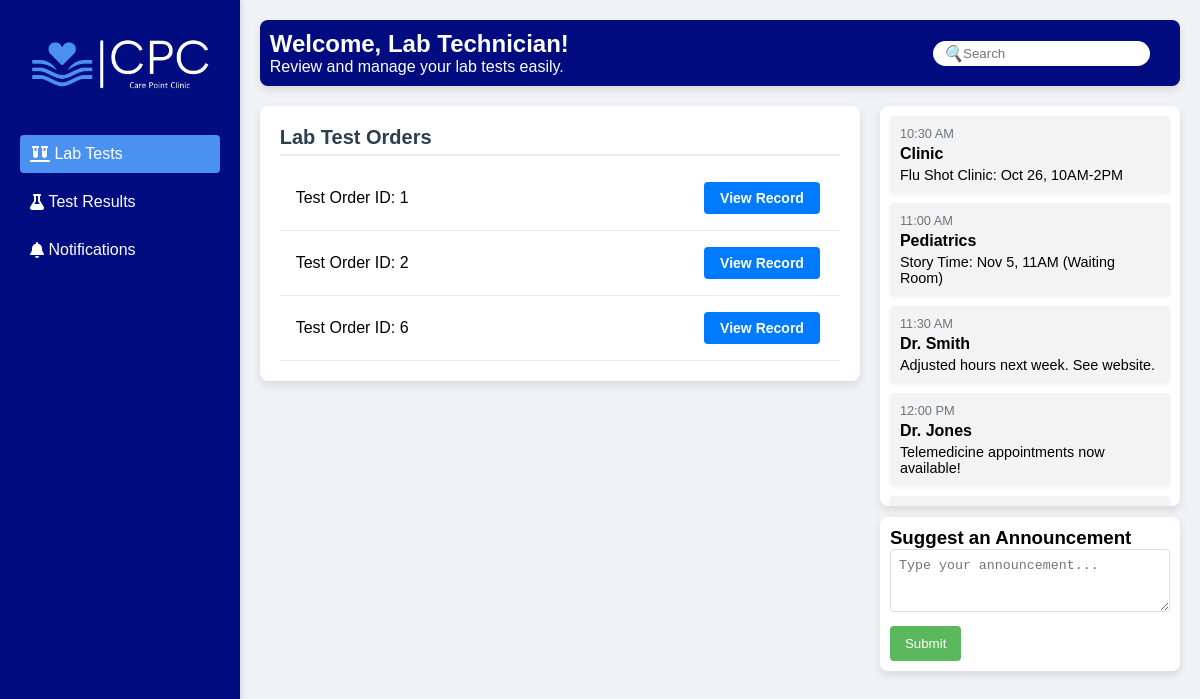
Page /labtech.php on the committed database.
### tables this page shows
CREATE TABLE IF NOT EXISTS `orderlabtest` (
  `orderid` int(11) NOT NULL,
  `id` int(11) NOT NULL,
  `testype` varchar(255) DEFAULT NULL,
  `reason` text,
  `seenbypatient` tinyint(1) NOT NULL,
  `seenbytech` tinyint(1) NOT NULL,
  PRIMARY KEY (`orderid`),
  KEY `id` (`id`)
);

### labtech.php (the view, shortened to what this page needs)
<?php
$servername = "localhost";
$username = "root";
$password = "";
$database = "clinic";
$conn = new mysqli($servername, $username, $password, $database, "3308");
$sql_orders = "SELECT orderlabtest.orderid
        FROM orderlabtest JOIN patient ON orderlabtest.id = patient.id
        WHERE orderlabtest.seenbytech=1";
$stmt = $conn->prepare($sql_orders);
$stmt->execute();
$result = $stmt->get_result();
$orders = [];
while($row = $result->fetch_assoc()) {
    $orders[] = $row;
}
?>
<!DOCTYPE html>
<html lang="en">
<head>
    <link rel="stylesheet" href="https://cdnjs.cloudflare.com/ajax/libs/font-awesome/5.15.3/css/all.min.css">
</head>
<body>
    <aside class="sidebar">
        <div class="logo">
            <img src="assets/images/WhatsApp Image 2024-04-20 at 1.59.26 PM.jpeg" alt="HealthCare Logo">
        </div>
        <br>
        <nav class="navigation">
            <a href="#" onclick="showSection('viewLabTests', event);" class="active"><i class="fas fa-vials"></i>&nbsp;Lab Tests</a>
            <a href="#" onclick="showSection('submitResults', event);"><i class="fas fa-flask"></i>&nbsp;Test Results</a>
            <a href="#" onclick="showSection('messagesSection', event);"><i class="fas fa-bell"></i>&nbsp;Notifications</a>
        </nav>
    </aside>
    <div class="main-content">
        <header class="main-header">
            <div class="greeting">
                <h1>Welcome, Lab Technician!</h1>
                <p>Review and manage your lab tests easily.</p>
            </div>
            <div class="search-and-user">
                <div class="search-container">
                    <i class="search-icon">🔍</i>
                    <input type="text" placeholder="Search">
                </div>
            </div>
        </header>
        <div class="dashboard-grid">
            <div class="left-column">
                <div id="viewLabTests" class="content-section" style="display: block;">
                    <h2 class="record-name">Lab Test Orders</h2>
                    <div class="list-container">
                        <?php foreach ($orders as $order): ?>
                        <div class="record-entry">
                            <div class="record-info">
                                <div class="record-details">
                                    <div class="record-id">Test Order ID: <?= htmlspecialchars($order['orderid'])?></div>
                                </div>
                            </div>
                            <div class="buttons-container">
                                <a href="viewlabtest.php?orderid=<?= htmlspecialchars($order['orderid']) ?>">
                                <button class="button view-records">View Record</button></a>
                            </div>
                        </div>
                        <?php endforeach; ?>
                    </div>
                </div>
            </div>
            <div class="right-column">
                <div id="announcementsSection" class="ontent-section">
                    <div id="notificationPopup" class="otification-popup">
                        <div class="announcement-content">
                            <div class="notification-item">
                                <div class="notification-time">10:30 AM</div>
                                <div class="notification-sender">Clinic</div>
                                <div class="notification-comment">Flu Shot Clinic: Oct 26, 10AM-2PM</div>
                            </div>
                            <div class="notification-item">
                                <div class="notification-time">11:00 AM</div>
                                <div class="notification-sender">Pediatrics</div>
                                <div class="notification-comment">Story Time: Nov 5, 11AM (Waiting Room)</div>
                            </div>
                            <div class="notification-item">
                                <div class="notification-time">11:30 AM</div>
                                <div class="notification-sender">Dr. Smith</div>
                                <div class="notification-comment">Adjusted hours next week. See website.</div>
                            </div>
                            <div class="notification-item">
                                <div class="notification-time">12:00 PM</div>
                                <div class="notification-sender">Dr. Jones</div>
                                <div class="notification-comment">Telemedicine appointments now available!</div>
                            </div>
                            <div class="notification-item">
                            </div>
                        </div>
                    </div>
                    <div class="announcement-form">
                        <h3>Suggest an Announcement</h3>
                        <form id="announcementForm">
                            <textarea id="announcementText" placeholder="Type your announcement..." rows="3"></textarea>
                            <button type="submit" onclick="submitAnnouncement(event)">Submit</button>
                        </form>
                    </div>
                </div>
            </div>
        </div>
    </div>
</body>
</html>

### rows in the picture
orderlabtest: orderid "1"
orderlabtest: orderid "2"
orderlabtest: orderid "6"
